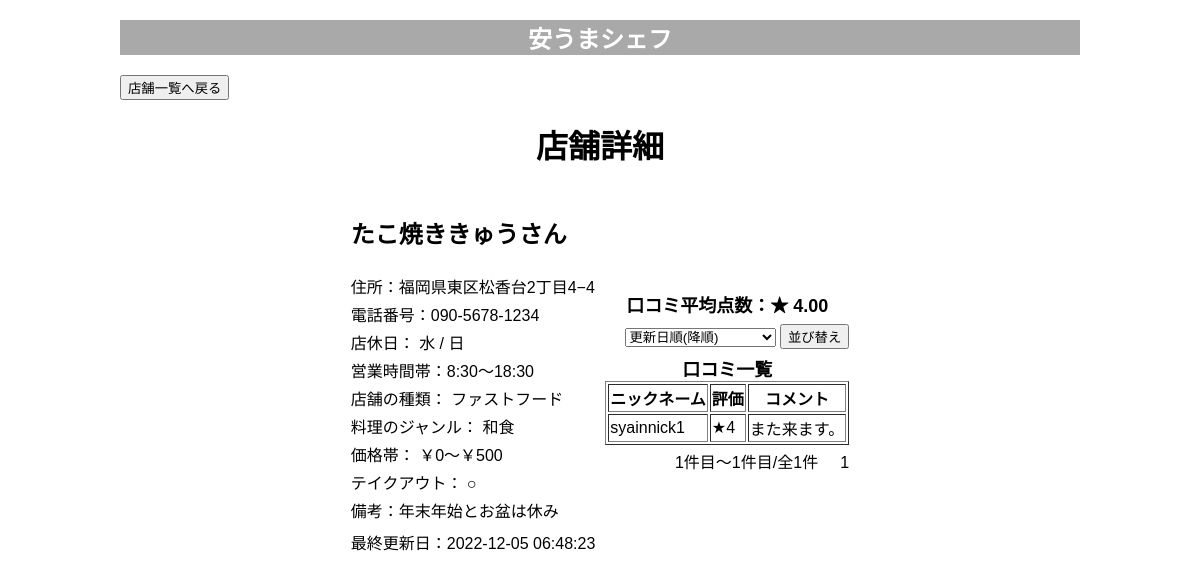
Page /?do=rst_detail&rst_id=34 on the committed database.
### tables this page shows
CREATE TABLE `t_rstinfo` (
  `RST_ID` bigint(20) NOT NULL COMMENT '店舗ID',
  `USER_ID` varchar(16) DEFAULT NULL COMMENT 'ユーザID',
  `RST_NAME` varchar(32) NOT NULL COMMENT '店舗名',
  `RST_ADDRESS` varchar(64) DEFAULT NULL COMMENT '住所',
  `RST_START` varchar(8) DEFAULT NULL COMMENT '営業開始時間',
  `RST_CLOSE` varchar(8) DEFAULT NULL COMMENT '営業終了時間',
  `RST_TELNUM` varchar(16) DEFAULT NULL COMMENT '電話番号',
  `RST_TYPE` int(2) DEFAULT NULL COMMENT '店舗の種類',
  `RST_PRICE` int(2) DEFAULT NULL COMMENT '価格帯',
  `RST_NOTE` varchar(128) DEFAULT NULL COMMENT '備考',
  `RST_TAKEOUT` int(2) DEFAULT NULL COMMENT 'テイクアウト可',
  `RST_HOLIDAY` int(8) DEFAULT NULL COMMENT '営業日',
  `RST_FOODGENRE` int(9) DEFAULT NULL COMMENT '料理のジャンル',
  `RST_DATE` datetime DEFAULT NULL COMMENT '最終更新日時'
);

CREATE TABLE `t_review` (
  `REVIEW_ID` bigint(20) NOT NULL COMMENT '口コミID',
  `RST_ID` bigint(20) NOT NULL COMMENT '店舗ID',
  `USER_ID` varchar(16) DEFAULT NULL COMMENT 'ユーザID',
  `REVIEW_POINT` int(2) NOT NULL COMMENT '評価点',
  `REVIEW_COMMENT` varchar(32) DEFAULT NULL COMMENT 'コメント',
  `REVIEW_DATE` datetime NOT NULL COMMENT '最終更新日時'
);

CREATE TABLE `t_user` (
  `USER_ID` varchar(16) NOT NULL COMMENT 'ユーザID',
  `USER_NICKNAME` varchar(32) NOT NULL COMMENT 'ニックネーム',
  `USER_PASSWORD` varchar(32) NOT NULL COMMENT 'パスワード',
  `USER_ACCOUNTNAME` varchar(32) NOT NULL COMMENT 'アカウント名',
  `USERTYPE_ID` int(2) NOT NULL COMMENT 'ユーザ種別ID'
);

### index.php (called while the page is built, shortened)
<?php
include('src/pg_header.php');
$action = 'rst_list';
if (isset($_GET['do'])) {
  $action = $_GET['do'];
}
include('src/' . $action . '.php');
include('src/pg_footer.php');

### src/rst_detail.php (the view, shortened to what this page needs)
<button onclick="location.href='?do=rst_list'">店舗一覧へ戻る</button>
<h1 style="text-align:center">店舗詳細</h1>
<?php
require_once('db_inc.php');
if (isset($_SESSION["user_id"])) {
  $loginuser = $_SESSION['user_id'];
} else {
  $loginuser = 'guest';
}
$rst_id = $_GET['rst_id'];
$sql = "SELECT * FROM t_rstinfo WHERE RST_ID='{$rst_id}'";
$rs = $conn->query($sql);;
$row = $rs->fetch_assoc();;
if ($row) {
  $rst_id = $row['RST_ID'];
  $rst_name = $row['RST_NAME'];
  $rst_address = $row['RST_ADDRESS'];
  $rst_start = $row['RST_START'];
  $rst_close = $row['RST_CLOSE'];
  $rst_telnum = $row['RST_TELNUM'];
  $rst_type = $row['RST_TYPE'];
  $rst_price = $row['RST_PRICE'];
  $rst_takeout = $row['RST_TAKEOUT'];
  $rst_note = $row['RST_NOTE'];
  $rst_date = $row['RST_DATE'];
  $rst_holiday = $row['RST_HOLIDAY'];
  $rst_foodgenre = $row['RST_FOODGENRE'];
}
$sql = "SELECT AVG(REVIEW_POINT) FROM t_review WHERE RST_ID='{$rst_id}'";
$rs = $conn->query($sql);;
$row = $rs->fetch_assoc();;
if ($row) {
  $averagepoint =  $row['AVG(REVIEW_POINT)'];
}
?>
<table align="center">
  <tr>
    <td>
      <table align="left">
        <tr>
          <td>
            <h2><?= $rst_name ?></h2>
          </td>
        </tr>
        <tr>
          <td>
            住所：<?= $rst_address ?>
          </td>
        </tr>
        <tr>
          <td>
            電話番号：<?= $rst_telnum ?>
          </td>
        </tr>
        <tr>
          <td>店休日：
            <?php
            $rhtmp = '';
            if (substr($rst_holiday, 3, 1) === '0') $rhtmp .= '水&nbsp;/&nbsp;';
            if (substr($rst_holiday, 7, 1) === '0') $rhtmp .= '日&nbsp;/&nbsp;';
            $rhtmp = substr($rhtmp, 0, -13);
            echo $rhtmp;
            ?>
          </td>
        </tr>
        <tr>
          <td>営業時間帯：<?= $rst_start ?>～<?= $rst_close ?></td>
        </tr>
        <tr>
          <td>店舗の種類：
            <?php
            if ($rst_type === '2') echo 'ファストフード&nbsp;';
            ?>
          </td>
        </tr>
        <tr>
          <td>料理のジャンル：
            <?php
            $fdtmp = '';
            if (substr($rst_foodgenre, 1, 1) === '1') $fdtmp .= '和食&nbsp;/&nbsp;';
            $fdtmp = substr($fdtmp, 0, -13);
            echo $fdtmp;
            ?>
          </td>
        </tr>
        <tr>
          <td>価格帯：
            <?php
            if ($rst_price === '1') echo '￥0～￥500&nbsp;';
            ?>
          </td>
        </tr>
        <tr>
          <td>テイクアウト：
            <?php
            if ($rst_takeout === '1') echo '○';
            else echo '×';
            ?>
          </td>
        </tr>
        <tr>
          <td>備考：<?= $rst_note ?></td>
        </tr>
        <tr>
          <td>
          </td>
        </tr>
        <tr>
          <td>最終更新日：<?= $rst_date ?></td>
        </tr>
      </table>
    </td>
    <td>
      <table align="left">
        <caption>口コミ平均点数：★ <?= substr($averagepoint, 0, 4); ?></caption>
        <tr>
          <td>
          </td>
        </tr>
        <tr>
          <td align="right">
            <?php
            $review_sort = isset($_POST['review_sort_pull']) ? $_POST['review_sort_pull'] : '1';
            if (!isset($_POST['review_sort_pull'])) {
              $review_sort = isset($_SESSION['review_sort']) ? $_SESSION['review_sort'] : '1';
            }
            ?>
            <form action="?do=rst_detail&rst_id=<?= $rst_id ?>" method="post" align="right">
              <select name="review_sort_pull">
                <option value="1" <?php if ($review_sort == 1) echo 'selected'; ?>>更新日順(降順)</option>
              </select>
              <input type="submit" value="並び替え">
            </form>
          </td>
        </tr>
        <?php
        require_once('db_inc.php');
        if ($review_sort == 1) {
          $sql = "SELECT * FROM t_review JOIN t_user ON t_review.user_id = t_user.user_id WHERE RST_ID='{$rst_id}' ORDER BY t_user.USER_ID='{$loginuser}'DESC, review_date DESC";
        } else if ($review_sort == 2) {
          $sql = "SELECT * FROM t_review JOIN t_user ON t_review.user_id = t_user.user_id WHERE RST_ID='{$rst_id}' ORDER BY t_user.USER_ID='{$loginuser}'DESC, review_date";
        } else if ($review_sort == 3) {
          $sql = "SELECT * FROM t_review JOIN t_user ON t_review.user_id = t_user.user_id WHERE RST_ID='{$rst_id}' ORDER BY t_user.USER_ID='{$loginuser}'DESC, review_point DESC";
        } else {
          $sql = "SELECT * FROM t_review JOIN t_user ON t_review.user_id = t_user.user_id WHERE RST_ID='{$rst_id}' ORDER BY t_user.USER_ID='{$loginuser}'DESC, review_point";
        }
        $rs = $conn->query($sql);
        $num_rows = mysqli_num_rows($rs);
        $max_page = ceil($num_rows / MAX_ROWS);
        if ($num_rows == 0) {
          echo '<tr><td>&emsp;&emsp;&emsp;口コミはありません。</td></tr>';
        } else {
          $page = isset($_GET['p']) ? $_GET['p'] : 1;
          $offset = ($page - 1) * MAX_ROWS;
          $sql = sprintf("%s LIMIT %d OFFSET %d", $sql, MAX_ROWS, $offset);
          $rs = $conn->query($sql);
          $row = $rs->fetch_assoc();
        ?>
          <tr>
            <td>
              <table align="right" border=1>
                <caption>口コミ一覧</caption>
                <tr>
                  <th>ニックネーム</th>
                  <th>評価</th>
                  <th>コメント</th>
                </tr>
                <?php
                while ($row) {
                  echo '<tr>';
                  echo '<td>' . $row['USER_NICKNAME'] . '</td>';
                  echo '<td>★' . $row['REVIEW_POINT'] . '</td>';
                  echo '<td>' . $row['REVIEW_COMMENT'] . '</td>';
                  echo '</tr>';
                  $row = $rs->fetch_assoc();
                }
                ?>
              </table>
            </td>
          </tr>
          <tr>
            <td align="right">
            <?php
            $pagef = 1 + ($page - 1) * 5;
            $pagel = $page * 5;
            if ($pagel >= $num_rows) {
              $pagel = $num_rows;
            }
            echo $pagef . '件目～' . $pagel . '件目/全' . $num_rows . '件&nbsp;&nbsp;&nbsp;&nbsp;&nbsp;';
            for ($j = 1; $j <= $max_page; $j++) {
              if ($j == $page) {
                echo $j, ' ';
              } else {
                printf('<a href="?do=rst_detail&rst_id=' . $rst_id . '&reviewsort=' . $review_sort . '&p=%d">%d</a>&nbsp;&nbsp; ', $j, $j);
              }
            }
          }
            ?>
            </td>
          </tr>
      </table>
    </td>
  </tr>
</table>

### css/style.css (style rules this page uses)
body { font-family: 'Noto Sans JP', sans-serif; }

### src/rst_detail.php (style rules this page uses)
caption { font-weight: bold; font-size: large; }

### rows in the picture
t_rstinfo: RST_NAME "たこ焼ききゅうさん", RST_ADDRESS "福岡県東区松香台2丁目4−4", RST_TELNUM "090-5678-1234", RST_HOLIDAY "水 / 日", RST_START "8:30", RST_CLOSE "18:30", RST_FOODGENRE "和食", RST_NOTE "年末年始とお盆は休み", RST_DATE "2022-12-05 06:48:23"
t_review: USER_ID.USER_NICKNAME "syainnick1", REVIEW_POINT "4", REVIEW_COMMENT "また来ます。"

### other values in the picture
substr($averagepoint, 0, 4) "4.00"
$pagef "1"
$pagel "1"
$num_rows "1"
